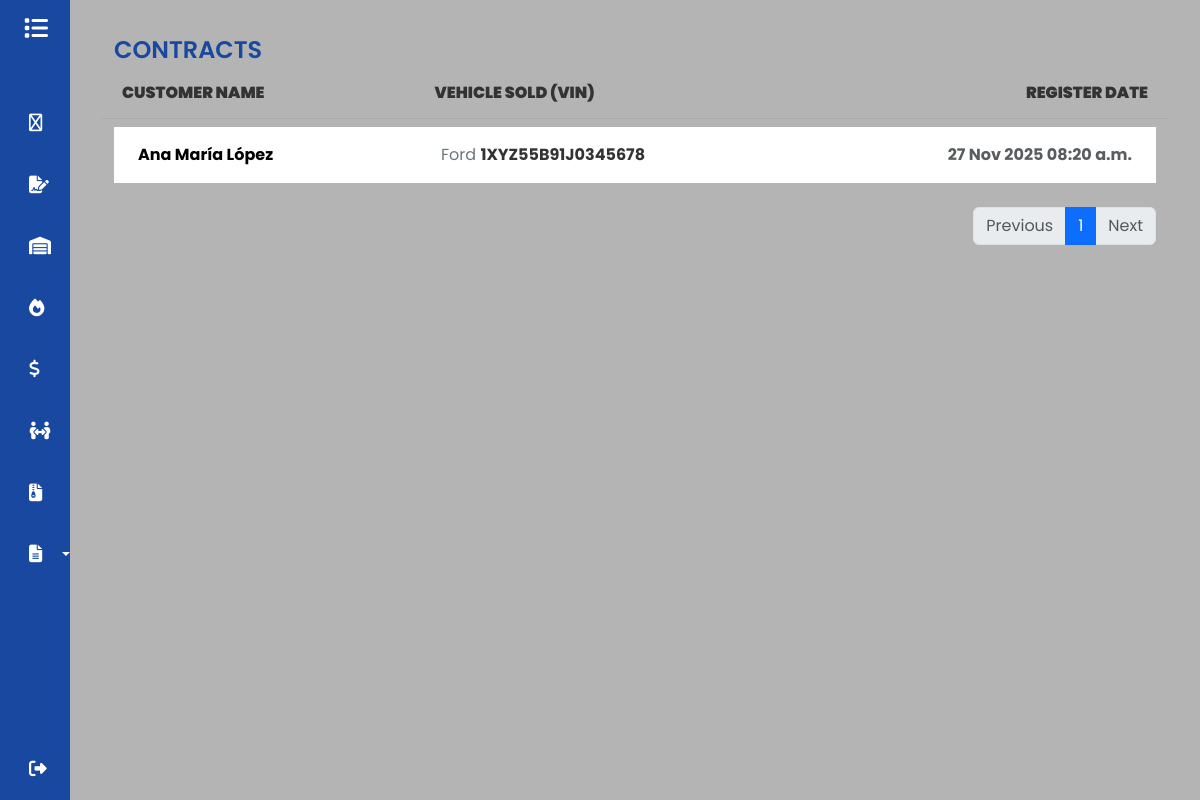
Page /contract (signed in) on the earlier database version.
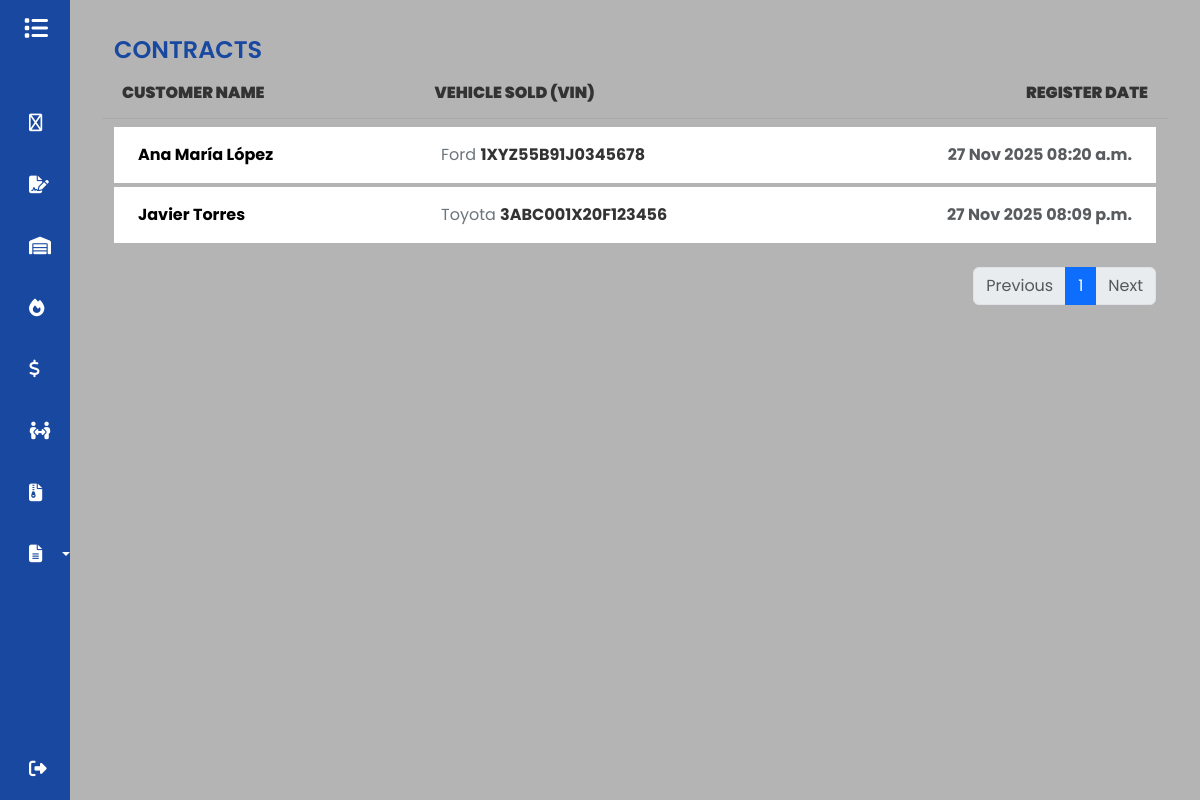
Same page on the later database version.
### GDMFX/models.py (models this page shows, shortened)
class Contract(models.Model):
    customer_name = models.CharField(max_length=150)
    id_document = models.CharField(max_length=13, unique=True, null=True, blank=True)
    email = models.EmailField(max_length=50, null=True, blank=True)
    phone = models.CharField(max_length=12, null=True, blank=True)
    address = models.CharField(max_length=150, null=True, blank=True)
    register_date = models.DateTimeField(auto_now_add=True)
    vehicle_sold = models.ForeignKey(Vehicles, on_delete=models.PROTECT)
    price_sold = models.DecimalField(max_digits=12, decimal_places=2)
    sign_date = models.DateField(null=True, blank=True)
    received = models.DateField(null=True, blank=True)
    file_pdf = models.FileField(upload_to='contracts/', null=True, blank=True)
    CUSTOMER_TYPE_CHOICES = [
        ('Customer', 'Customer'),
        ('Business', 'Business'),
    ]
    customer_type = models.CharField(max_length=10, choices=CUSTOMER_TYPE_CHOICES, null=True, blank=True)
    user = models.ForeignKey(User, on_delete=models.CASCADE)

class Vehicles(models.Model):
    vin = models.CharField(max_length=17, unique=True)
    brand = models.CharField(max_length=50)
    model = models.CharField(max_length=50)
    CONDITION_CHOICES = [
        ('Used', 'Used'),
        ('New', 'New'),
    ]
    condition = models.CharField(max_length=10, choices=CONDITION_CHOICES)
    km = models.IntegerField(default=0)
    color = models.CharField(max_length=50)
    price_adquisition = models.DecimalField(max_digits=12, decimal_places=2, null=True, blank=True)
    selling_price = models.DecimalField(max_digits=12, decimal_places=2, null=True, blank=True)
    integration_date = models.DateField(null=True, blank=True)
    STATUS_CHOICES = [
        ('Available', 'Available'),
        ('Sold', 'Sold'),
    ]
    status = models.CharField(max_length=10, choices=STATUS_CHOICES)
    user = models.ForeignKey(User, on_delete=models.CASCADE)

### GDMFX/views.py (the view)
# urls.py: path('contract', views.contract, name='contract'),
@login_required
def contract(request):
    contract = Contract.objects.filter(user=request.user)
    paginator = Paginator(contract, ITEMS_PER_PAGE)
    page_number = request.GET.get('page')
    page_obj = paginator.get_page(page_number)
    return render(request, 'contract.html',{'contracts': page_obj} )

### GDMFX/templates/contract.html
{% extends 'base.html' %}
{% load static %}
{% block content %}
<div class="container mt-3">
    <h1 style="color: #1848a0;">CONTRACTS</h1>
    <div class="row mb-2 d-none d-md-flex" style="font-weight: 600; color: #333; border-bottom: 1px solid #aaa; padding-bottom: 5px;">
        <div class="col-12">
            <div class="d-flex align-items-center">
                <strong class="p-2" style="width: 30%;">CUSTOMER NAME</strong>
                <strong class="p-2" style="width: 40%;">VEHICLE SOLD (VIN)</strong>
                <strong class="ms-auto p-2 text-end" style="width: 30%;">REGISTER DATE</strong>
            </div>
        </div>
    </div>
    {% for contract in contracts.object_list %}
    <div class="row mt-1">
        <div class="col">
            <ul class="list-group">
                <a href="{% url 'show_contract' contract.id %}" style="text-decoration: none;">
                    <li class="list-group-item d-flex align-items-center list-group-item-action border-0">
                        <div class="p-2" style="width: 30%;">
                            <strong style="color: #000;">{{ contract.customer_name }}</strong>
                        </div>
                        <div class="p-2" style="width: 40%; color: #333;">
                            {% if contract.vehicle_sold %}
                                <span class="text-secondary">{{ contract.vehicle_sold.brand }}</span> <strong>{{ contract.vehicle_sold.vin }}</strong>
                            {% else %}
                                <span class="text-danger">Vehículo Eliminado</span>
                            {% endif %}
                        </div>
                        <div class="ms-auto p-2 text-end" style="width: 30%;">
                            <strong class="text-muted">{{ contract.register_date|date:"d M Y h:i a" }}</strong>
                        </div>
                    </li>
                </a>
            </ul>
        </div>
    </div>
    {% empty %}
    <div class="alert alert-info mt-3" role="alert">
        No hay contratos registrados para este usuario.
    </div>
    {% endfor %}
    <nav aria-label="Page navigation" class="mt-4">
        <ul class="pagination justify-content-end">
            {% if contracts.has_previous %}
                <li class="page-item">
                    <a class="page-link" href="?page={{ contracts.previous_page_number }}">Previous</a>
                </li>
            {% else %}
                <li class="page-item disabled">
                    <a class="page-link" tabindex="-1" aria-disabled="true">Previous</a>
                </li>
            {% endif %}
            {% for i in contracts.paginator.page_range %}
                {% if contracts.number == i %}
                    <li class="page-item active" aria-current="page"><a class="page-link" href="#">{{ i }}</a></li>
                {% else %}
                    <li class="page-item"><a class="page-link" href="?page={{ i }}">{{ i }}</a></li>
                {% endif %}
            {% endfor %}
            {% if contracts.has_next %}
                <li class="page-item">
                    <a class="page-link" href="?page={{ contracts.next_page_number }}">Next</a>
                </li>
            {% else %}
                <li class="page-item disabled">
                    <a class="page-link" tabindex="-1" aria-disabled="true">Next</a>
                </li>
            {% endif %}
        </ul>
    </nav>
</div>
{% endblock %}

Differences in the rows shown:
added Contract: customer_name "Javier Torres", vehicle_sold.brand "Toyota", vehicle_sold.vin "3ABC001X20F123456", register_date "27 Nov 2025 08:09 p.m."
